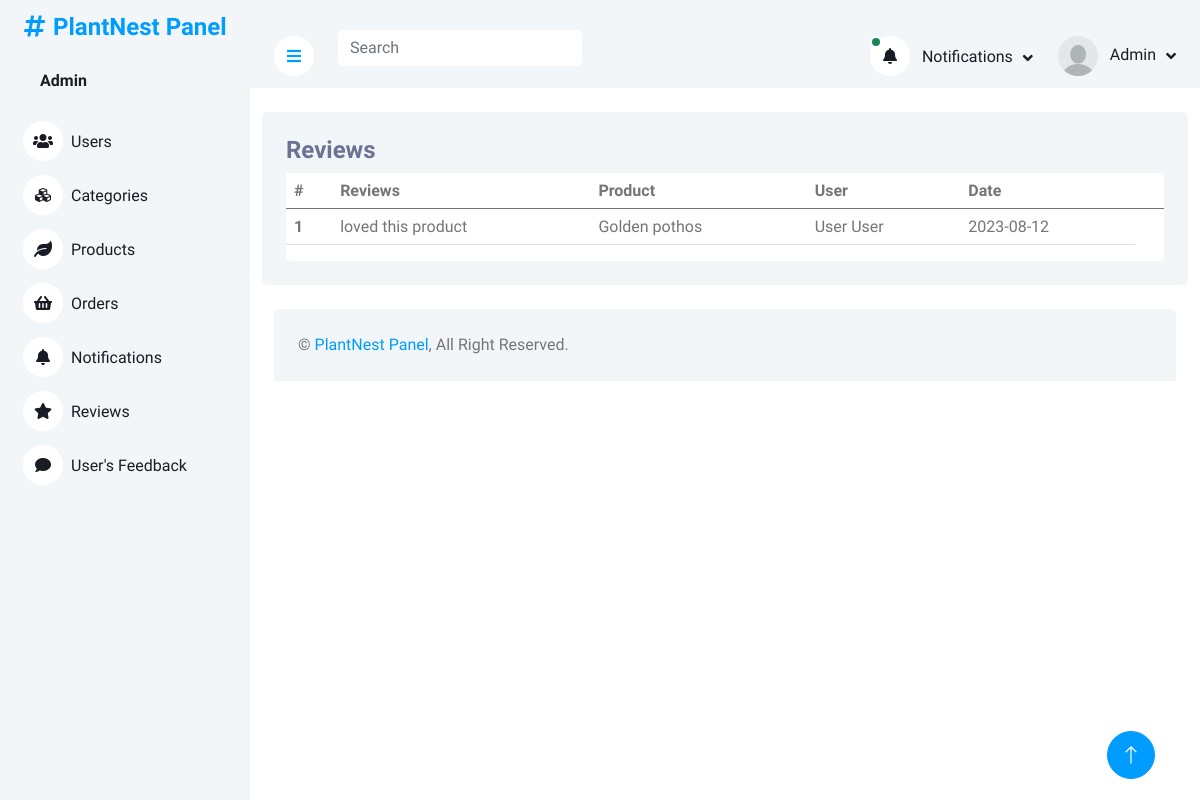
Screenshot of /adminPanel/reviews.php (signed in) with the database file from the repository.
### tables this page shows
CREATE TABLE `productreviews` (
  `reviewID` int(11) NOT NULL,
  `reviews` varchar(255) NOT NULL,
  `productID` int(11) DEFAULT NULL,
  `userID` int(11) DEFAULT NULL,
  `date` date NOT NULL DEFAULT current_timestamp()
);

CREATE TABLE `products` (
  `productID` int(11) NOT NULL,
  `productName` varchar(225) DEFAULT NULL,
  `productDescription` varchar(225) DEFAULT NULL,
  `productPrice` varchar(225) DEFAULT NULL,
  `productImage` varchar(225) DEFAULT NULL,
  `productStock` varchar(255) NOT NULL,
  `categoryID` int(11) DEFAULT NULL
);

CREATE TABLE `users` (
  `userID` int(11) NOT NULL,
  `firstName` varchar(225) DEFAULT NULL,
  `lastName` varchar(225) DEFAULT NULL,
  `userEmail` varchar(225) NOT NULL,
  `userPassword` varchar(225) DEFAULT NULL
);

### adminPanel/reviews.php (the view, shortened to what this page needs)
<?php
include('header_admin.php')
?>
<div class="container pt-4">
    <div class="bg-light rounded p-4">
        <div class="row">
            <div class="col-12">
                <div class="bg-white rounded h-100 ">
                    <div class="d-flex bg-light justify-content-between">
                        <h4>Reviews</h4>
                    </div>
                    <div class="table-responsive bg- ">
                        <table class="table">
                        <thead>
                                <tr>
                                    <th scope="col">#</th>
                                    <th scope="col">Reviews</th>
                                    <th scope="col">Product</th>
                                    <th scope="col">User </th>
                                    <th scope="col">Date </th>
                                    <th scope="col"> </th>
                                </tr>
                            </thead>
                            <tbody>
                                <?php
                        $query = $pdo->query("SELECT * FROM productreviews INNER JOIN products ON  productreviews.productID = products.productID  INNER JOIN users ON productreviews.userID=users.userID");
                        $result = $query->fetchAll(PDO::FETCH_ASSOC);
                        foreach($result as $row){
                        ?>
                                <tr class="tr-row">
                                <th scope="row">
                                            <?php echo $row['reviewID'] ?>
                                        </th>
                                    <td>
                                    <?php echo $row['reviews'] ?>
                                    </td>
                                    <td>
                                    <?php echo ucfirst($row['productName'])?>
                                    </td>
                                    <td>
                                    <?php echo ucfirst($row['firstName'] )?>
                                    <?php echo ucfirst($row['lastName'] )?>
                                    </td>
                                    <td>
                                    <?php echo $row['date'] ?>
                                    </td>
                                </tr>
                                <?php
                        };
                                       ?>
                            </tbody>
                        </table>
                    </div>
                </div>
            </div>
        </div>
    </div>
</div>
<?php
include('footer.php')
?>

### adminPanel/header_admin.php (shortened to what this page needs)
<?php
include("php/query.php");
?>
<!DOCTYPE html>
<html lang="en">
<head>
    <link href="https://cdnjs.cloudflare.com/ajax/libs/font-awesome/5.10.0/css/all.min.css" rel="stylesheet">
    <link href="https://cdn.jsdelivr.net/npm/bootstrap-icons@1.4.1/font/bootstrap-icons.css" rel="stylesheet">
    <link href="lib/owlcarousel/assets/owl.carousel.min.css" rel="stylesheet">
    <link href="lib/tempusdominus/css/tempusdominus-bootstrap-4.min.css" rel="stylesheet" />
    <link href="css/bootstrap.min.css" rel="stylesheet">
    <link href="css/style.css" rel="stylesheet">
</head>
<body>
    <div class="container-xxl position-relative bg-white d-flex p-0">
        <div class="sidebar pe-4 pb-3">
            <nav class="navbar bg-light navbar-light">
                <a href="index.html" class="navbar-brand mx-4 mb-3">
                    <div>
                    <h4 class="text-primary"><i class="fa fa-hashtag me-2"></i>PlantNest Panel</h4>
                    </div>
                </a>
                <div class="d-flex align-items-center ms-4 mb-4">
                    <div class="ms-3">
                    <?php
                                 if(isset($_SESSION['Admin'])){
                                    $admin = $_SESSION['Admin'];
                                 foreach($admin as $value){
                                    $U_ID =   $value['adminID'];
                                  $query = $pdo->prepare("SELECT * FROM admins WHERE adminID = :iD ");
                                  $query->bindParam(':iD',  $U_ID);
                                  $query->execute();
                                  $result = $query->fetch(PDO::FETCH_ASSOC);
                        ?>
                         <h6 class="mb-0">
                             <span><?php echo ucfirst($result['adminName'])?></span>
                            </h6>
</span>    <?php
                      };
                    }
                        ?>
                    </div>
                </div>
                <div class="navbar-nav w-100">
                    <a href="index.php" class="nav-item nav-link "><i class="fa fa-users me-2"></i>Users</a>
                    <a href="category.php" class="nav-item nav-link"><i class="fa fa-cubes me-2"></i>Categories</a>
                    <a href="products.php" class="nav-item nav-link"><i class="fa fa-leaf me-2"></i>Products</a>
                    <a href="orders.php" class="nav-item nav-link"><i class="fa fa-shopping-basket me-2"></i>Orders</a>
                    <a href="notifications.php" class="nav-item nav-link"><i class="fa fa-bell me-2"></i>Notifications</a>
                    <a href="reviews.php" class="nav-item nav-link"><i class="fa fa-star me-2"></i>Reviews</a>
                    <a href="feedback.php" class="nav-item nav-link"><i class="fa fa-comment me-2"></i>User's Feedback</a>
                </div>
            </nav>
        </div>
        <div class="content">
            <nav class="navbar navbar-expand bg-light navbar-light sticky-top px-4 py-0">
                <a href="#" class="sidebar-toggler flex-shrink-0">
                    <i class="fa fa-bars"></i>
                </a>
                <form class=" d-none d-md-flex ms-4">
                    <input id="taskFilter" name="search-query" class="taskFilter form-control border-0" type="search"
                        placeholder="Search">
                </form>
                <div class="navbar-nav align-items-center ms-auto">
                    <div class="nav-item dropdown">
                        <?php
                            $query = $pdo->query("SELECT * from orders  INNER JOIN  users on
                            orders.userID = users.userID    where orderStatus	 = 'pending'  LIMIT 2");
                        $result = $query->fetchAll(PDO::FETCH_ASSOC);
                        if (empty($result)) {
                            ?>
                            <a href="#" class="nav-link dropdown-toggle " data-bs-toggle="dropdown">
                                <i class="fa fa-bell me-lg-2">
                                </i>
                                <span class="d-none d-lg-inline-flex">Notifications</span>
                            </a>
                            <?php
                        } else {
                            ?>
                            <a href="#" class="nav-link dropdown-toggle " data-bs-toggle="dropdown">
                                <i class="fa fa-bell me-lg-2 position-relative">
                                    <div
                                        class="bg-success rounded-circle border border-2 border-white position-absolute top-0 start-0 p-1">
                                    </div>
                                </i>
                                <span class="d-none d-lg-inline-flex">Notifications</span>
                            </a>
                            <?php
                        } ?>
                    </div>
                    <div class="nav-item dropdown">
                        <a href="#" class="nav-link dropdown-toggle" data-bs-toggle="dropdown">
                        <?php
                                 if(isset($_SESSION['Admin'])){
                                    $admin = $_SESSION['Admin'];
                                 foreach($admin as $value){
                                    $U_ID =   $value['adminID'];
                                  $query = $pdo->prepare("SELECT * FROM admins WHERE adminID = :iD ");
                                  $query->bindParam(':iD',  $U_ID);
                                  $query->execute();
                                  $result = $query->fetch(PDO::FETCH_ASSOC);
                              if($result['adminImage']){
                        ?>
                        <img class="rounded-circle me-lg-2" src="img/<?php echo $result['adminImage'] ?>" alt="" style="width: 40px; height: 40px;">
                            <?php
                              }else if(empty($result['adminImage'])){
                                ?>
                        <img class="rounded-circle me-lg-2" src="img/user.jpg" alt="" style="width: 40px; height: 40px;">
                                <?php
                              }
                            ?>
                                <span class="d-none d-lg-inline-flex">
                                    <?php echo ucfirst($result['adminName']) ?>
                                </span>
                                <?php
                            }
                        }
                            ?>
                        </a>
                    </div>
                </div>
            </nav>

### adminPanel/css/style.css (style rules this page uses)
:root { --primary: #009CFF; --light: #F3F6F9; --dark: #191C24; }
.sidebar { position: fixed; top: 0; left: 0; bottom: 0; width: 250px; height: 100vh; overflow-y: auto; background: var(--light); transition: 0.5s; z-index: 999; }
.content { margin-left: 250px; min-height: 100vh; background: #FFFFFF; transition: 0.5s; }
@media (min-width: 992px) { .sidebar { margin-left: 0; } }
@media (min-width: 992px) { .content { width: calc(100% - 250px); } }
.sidebar .navbar .navbar-nav .nav-link { padding: 7px 20px; color: var(--dark); font-weight: 500; border-left: 3px solid var(--light); border-radius: 0 30px 30px 0; outline: none; }
.sidebar .navbar .navbar-nav .nav-link i { width: 40px; height: 40px; display: inline-flex; align-items: center; justify-content: center; background: #FFFFFF; border-radius: 40px; }
.content .navbar .navbar-nav .nav-link { margin-left: 25px; padding: 12px 0; color: var(--dark); outline: none; }
.content .navbar .sidebar-toggler, .content .navbar .navbar-nav .nav-link i { width: 40px; height: 40px; display: inline-flex; align-items: center; justify-content: center; background: #FFFFFF; border-radius: 40px; }
.content .navbar .dropdown-toggle::after { margin-left: 6px; vertical-align: middle; border: none; content: "\f107"; font-family: "Font Awesome 5 Free"; font-weight: 900; transition: .5s; }

### adminPanel/header_admin.php (style rules this page uses)
h4 { color: #6C7293; }

### rows the page displays
productreviews: reviewID "1", reviews "loved this product", productID.productName "Golden pothos", userID.firstName "User", userID.lastName "User", date "2023-08-12"

### other values shown
$result['adminName'] "Admin"
